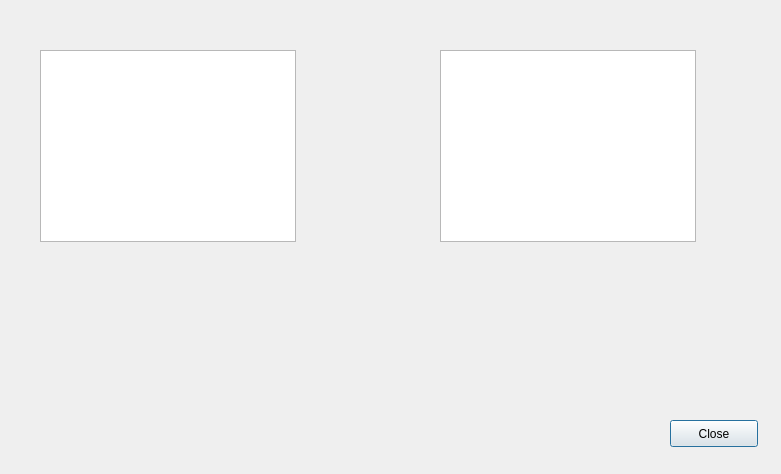
<?xml version="1.0" encoding="UTF-8"?>
<ui version="4.0">
 <class>Dialog</class>
 <widget class="QDialog" name="Dialog">
  <property name="geometry">
   <rect>
    <x>0</x>
    <y>0</y>
    <width>781</width>
    <height>474</height>
   </rect>
  </property>
  <property name="windowTitle">
   <string>Dialog</string>
  </property>
  <widget class="QTextBrowser" name="speechText">
   <property name="geometry">
    <rect>
     <x>40</x>
     <y>50</y>
     <width>256</width>
     <height>192</height>
    </rect>
   </property>
  </widget>
  <widget class="QTextBrowser" name="featureText">
   <property name="geometry">
    <rect>
     <x>440</x>
     <y>50</y>
     <width>256</width>
     <height>192</height>
    </rect>
   </property>
  </widget>
  <widget class="QPushButton" name="Close">
   <property name="geometry">
    <rect>
     <x>670</x>
     <y>420</y>
     <width>88</width>
     <height>27</height>
    </rect>
   </property>
   <property name="text">
    <string>Close</string>
   </property>
  </widget>
 </widget>
 <resources/>
 <connections/>
</ui>
